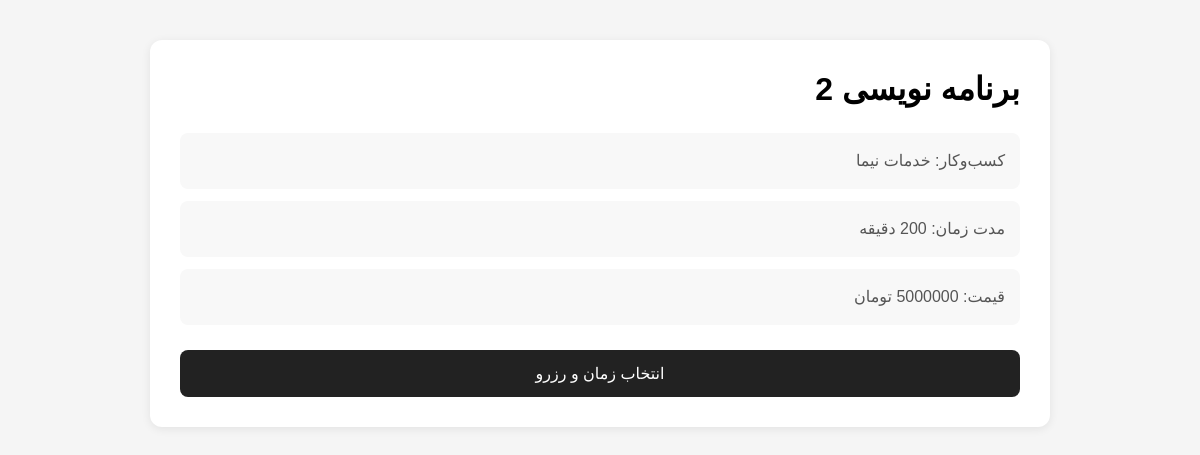
Page /service/2/ on the committed database.
### booking/models.py (models this page shows, shortened)
class Service(models.Model):
    business = models.ForeignKey(
        Business,
        on_delete=models.CASCADE,
        related_name="services",
        verbose_name="کسب‌وکار"
    )
    name = models.CharField(
        max_length=150,
        verbose_name="نام خدمت"
    )
    duration = models.PositiveIntegerField(
        help_text="مدت زمان به دقیقه",
        verbose_name="مدت زمان"
    )
    price = models.PositiveBigIntegerField(
        blank=True,
        null=True,
        verbose_name="قیمت"
    )
    is_active = models.BooleanField(
        default=True,
        verbose_name="فعال"
    )
    created_at = models.DateTimeField(
        auto_now_add=True,
        verbose_name="تاریخ ایجاد"
    )
    updated_at = models.DateTimeField(
        auto_now=True,
        verbose_name="آخرین بروزرسانی"
    )
    class Meta:
        verbose_name = "خدمت"
        verbose_name_plural = "خدمات"

class Business(models.Model):
    owner = models.ForeignKey(
        "accounts.User",
        on_delete=models.CASCADE,
        related_name="businesses",
        verbose_name="مالک"
    )
    name = models.CharField(
        max_length=150,
        verbose_name="نام کسب‌وکار"
    )
    image = models.ImageField(
    upload_to="businesses/",
    blank=True,
    null=True,
    verbose_name="تصویر کسب‌وکار"
    )
    phone = models.CharField(
        max_length=20,
        verbose_name="شماره تماس"
    )
    opening_time = models.TimeField(
        blank=True,
        null=True,
        verbose_name="ساعت شروع کار"
    )
    closing_time = models.TimeField(
        blank=True,
        null=True,
        verbose_name="ساعت پایان کار"
    )
    address = models.TextField(
        blank=True,
        verbose_name="آدرس"
    )
    description = models.TextField(
        blank=True,
        verbose_name="توضیحات"
    )
    is_active = models.BooleanField(
        default=True,
        verbose_name="فعال"
    )
    created_at = models.DateTimeField(
        auto_now_add=True,
        verbose_name="تاریخ ایجاد"
    )
    updated_at = models.DateTimeField(
        auto_now=True,
        verbose_name="آخرین بروزرسانی"
    )
    class Meta:
        verbose_name = "کسب‌وکار"
        verbose_name_plural = "کسب‌وکارها"

### booking/views.py (the view)
def service_detail(request, service_id):
    service = get_object_or_404(
        Service,
        id=service_id,
        is_active=True,
        business__is_active=True
    )
    return render(
        request,
        "booking/service_detail.html",
        {
            "service": service,
        }
    )

### booking/templates/booking/service_detail.html (shortened to what this page needs)
<!DOCTYPE html>
<html lang="fa" dir="rtl">
<head>
</head>
<body>
<div class="container">
    <div class="service-card">
        <h1>{{ service.name }}</h1>
        <div class="service-info">
            <div class="info-item">
                کسب‌وکار:
                {{ service.business.name }}
            </div>
            <div class="info-item">
                مدت زمان:
                {{ service.duration }} دقیقه
            </div>
            {% if service.price %}
                <div class="info-item">
                    قیمت:
                    {{ service.price }} تومان
                </div>
            {% endif %}
        </div>
        <a
            href="{% url 'booking_date_selection' service.id %}"
            class="booking-button"
        >
            انتخاب زمان و رزرو
        </a>
    </div>
</div>
</body>
</html>

### booking/templates/booking/service_detail.html (style rules this page uses)
body { font-family: Tahoma, Arial, sans-serif; background: #f5f5f5; margin: 0; padding: 40px 20px; }
.container { max-width: 900px; margin: 0 auto; }
.service-card { background: white; padding: 30px; border-radius: 12px; box-shadow: 0 2px 10px rgba(0, 0, 0, 0.08); }
.service-card h1 { margin-top: 0; margin-bottom: 25px; }
.service-info { line-height: 2; color: #555; }
.info-item { background: #f8f8f8; padding: 12px 15px; border-radius: 8px; margin-top: 12px; }
.booking-button { display: block; margin-top: 25px; padding: 14px; background: #222; color: white; text-align: center; border-radius: 8px; text-decoration: none; }

### rows in the picture
Service: name "برنامه نویسی 2", business.name "خدمات نیما", duration "200", price "5000000"
